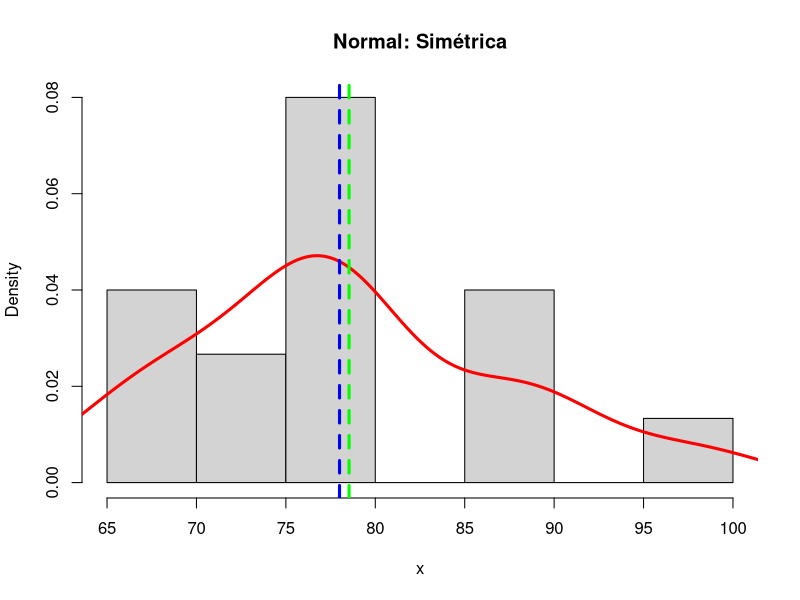
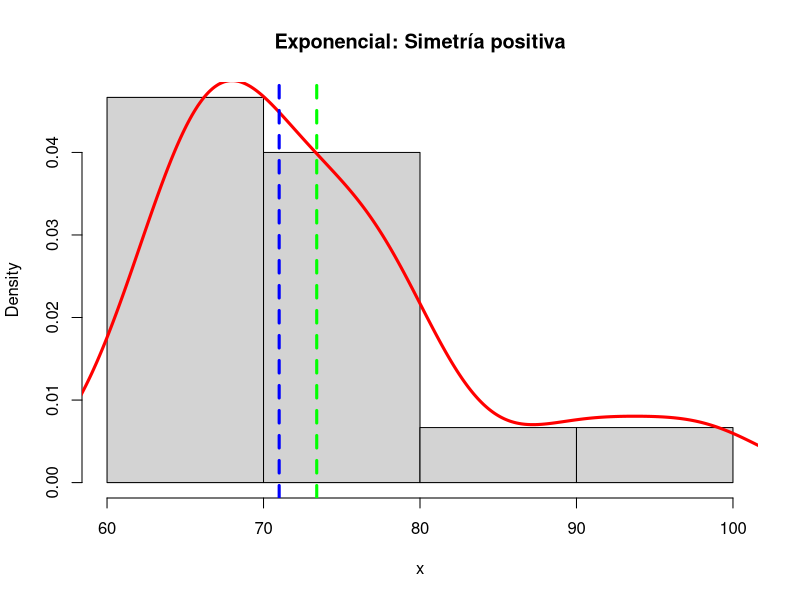
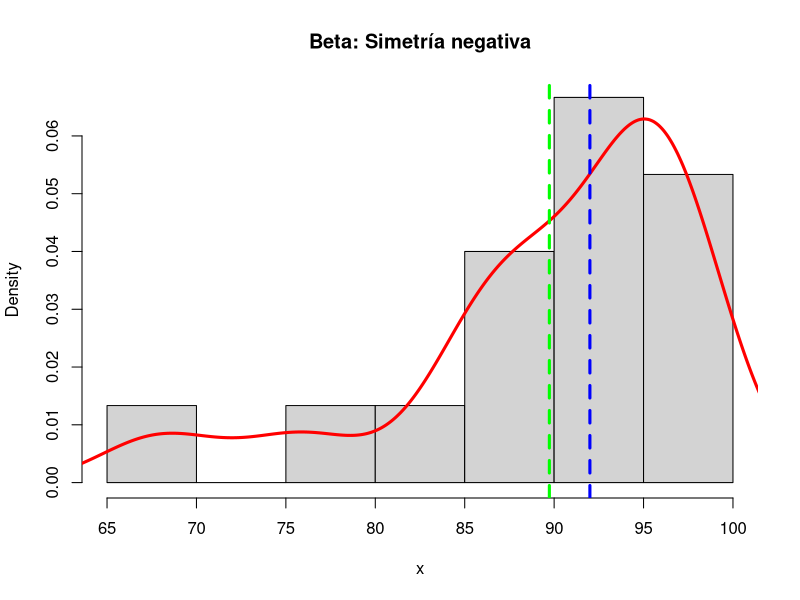
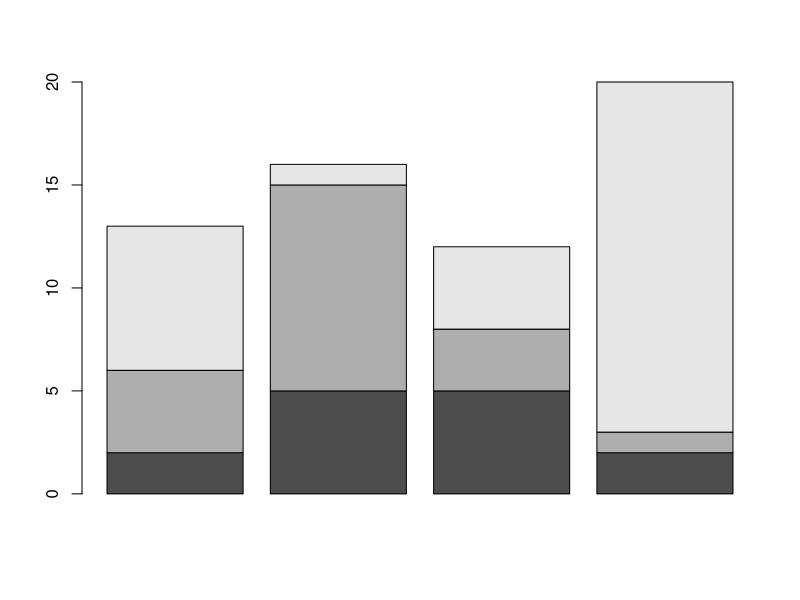
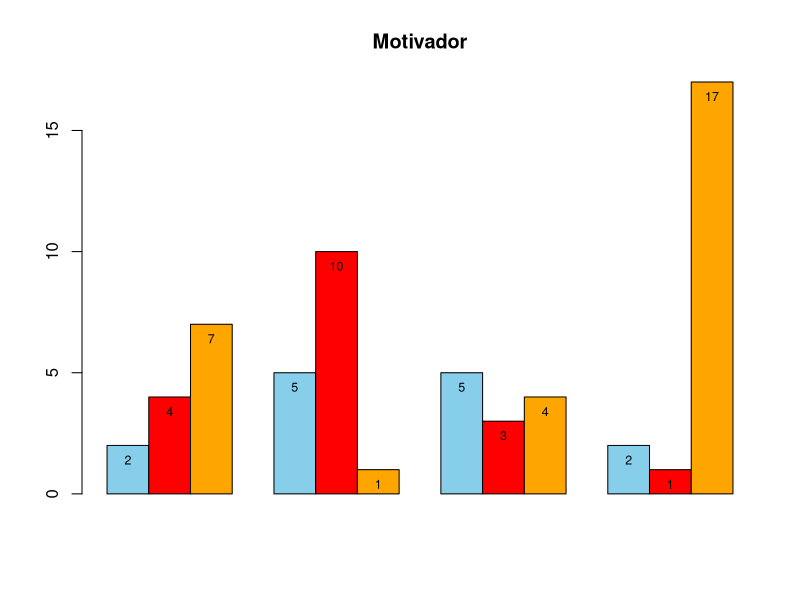
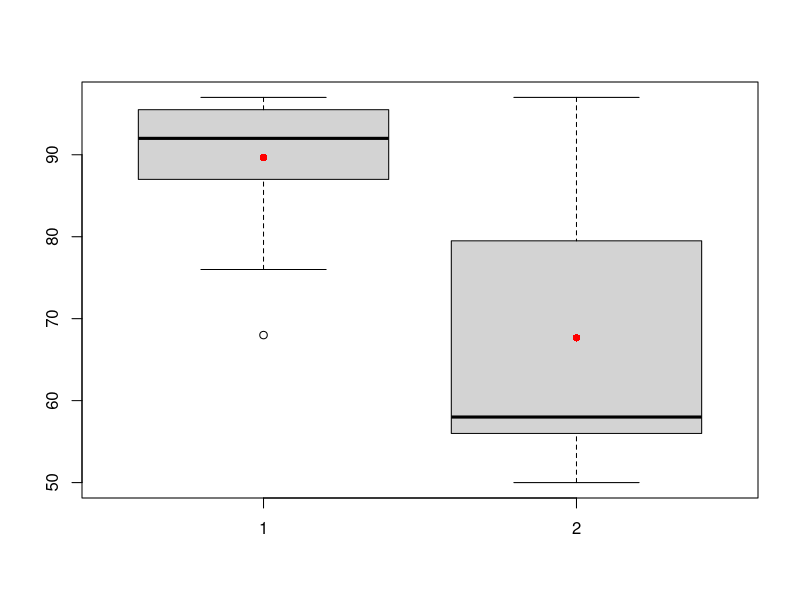
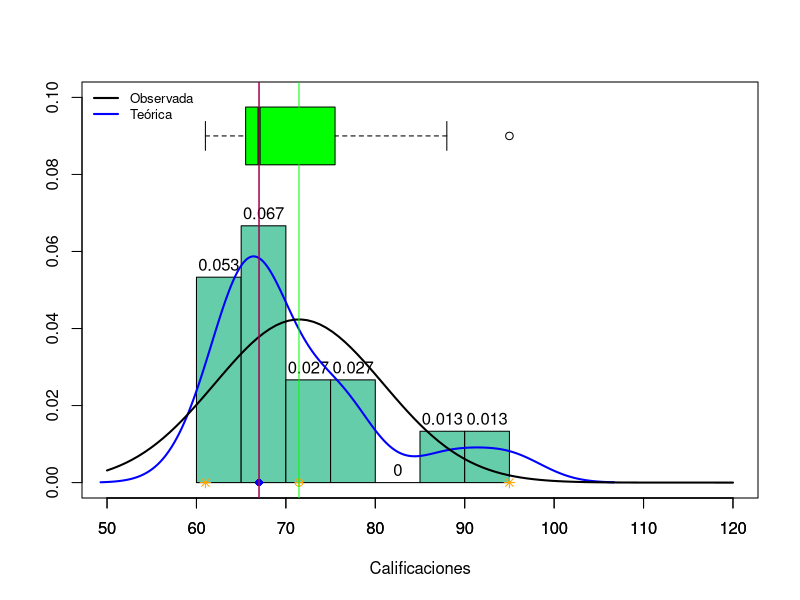
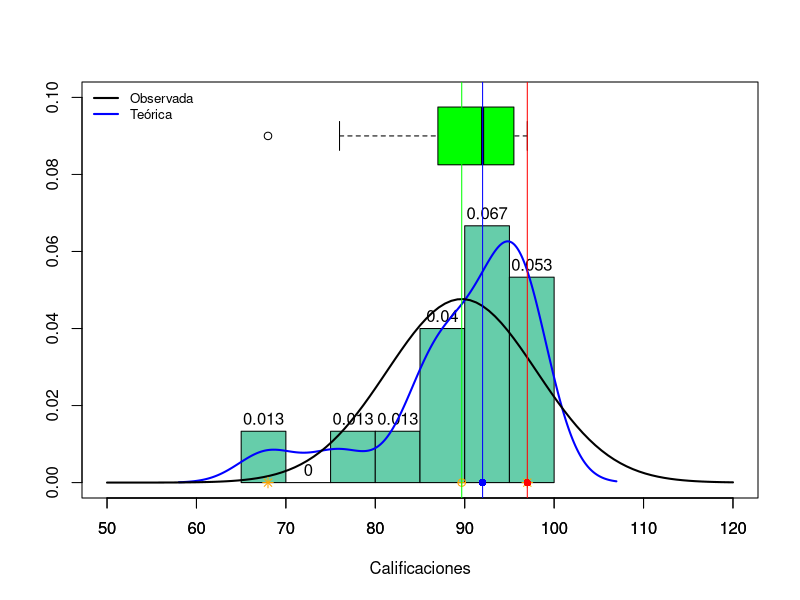

Reproduce these figures in R, in order.
## ---- chunk 1
set.seed(5)

# normal
# x = rnorm(1000, 0,1)  
 x = c(65, 67, 70, 77, 78, 78, 80, 76, 71, 75, 87, 78, 88, 90, 98)
 print(sum((x-mean(x))^3)/((length(x)-1)*sd(x)^3))
 print(mean(x))
hist(x, main="Normal: Simétrica", freq=FALSE)
lines(density(x), col='red', lwd=3)
abline(v = c(mean(x),median(x)),  col=c("green", "blue"), lty=c(2,2), lwd=c(3, 3))
## ---- chunk 2
set.seed(5)
# exponential
# x = rexp(1000,1)
x = c(65, 67, 72, 77, 66, 78, 62, 66, 71, 75, 68, 78, 68, 90, 98)
hist(x, main="Exponencial: Simetría positiva", freq=FALSE)
lines(density(x), col='red', lwd=3)
abline(v = c(mean(x),median(x)),  col=c("green", "blue"), lty=c(2,2), lwd=c(3, 3))
print(sum((x-mean(x))^3)/((length(x)-1)*sd(x)^3))
## ---- chunk 3
set.seed(5)
# beta
# x= rbeta(10000,5,2)
x = c(88, 95, 92, 97, 96, 97, 95, 86, 91, 95, 97, 88, 85, 76, 68)
hist(x,  breaks = "Sturges", main="Beta: Simetría negativa", freq=FALSE)
lines(density(x), col='red', lwd=3)
abline(v = c(mean(x),median(x)),  col=c("green", "blue"), lty=c(2,2), lwd=c(3, 3))
print(sum((x-mean(x))^3)/((length(x)-1)*sd(x)^3))
## ---- chunk 4
A <- matrix(c(2, 4, 7, 5, 10, 1, 5, 3, 4, 2, 1, 17), ncol = 4)
barplot(A)
data2 = c(88, 95, 92, 97, 96, 97, 94, 86, 91, 95, 97, 88, 85, 76, 68)
data3 = c(60, 95, 50, 97, 56, 57, 54, 56, 71, 55, 57, 88, 65, 96, 58)

q1<-barplot(A, main="Motivador", horiz=F,  beside=TRUE, col=c("skyblue","red","orange"), legend = rownames(A),legend.text = rownames(A))
text(q1, A-1.2, labels = A, pos = 3, cex = .75)
boxplot(data2,data3)
medias <- c(mean(data2),mean(data3))
points(medias,pch=16,col="red")
## ---- chunk 5
intervalos <- seq(from = 0, to = 120, by = 10) 
data = c(88, 65, 67, 67, 76, 77, 64, 71, 61, 95, 67, 75, 65, 66, 68)
hist(data,  breaks = "Sturges",freq =
       F, ylim = c(0, 0.1), xlim = c(50, 120),main='', xlab='Calificaciones', ylab = NULL, col = "aquamarine3",border = "black", labels = TRUE)
boxplot(data, horizontal=TRUE,boxwex=0.03, at=0.09,  add=TRUE, axes=TRUE,col=c("GREEN","red","red"))
medias <- c(mean(data)) 
points(medias,pch=16,col="blue")
lines(density(data), ylim = c(0, 1),xlim = c(3, 120), lwd = 2,col="blue")
curve(dnorm(x, mean(data), sd(data)), lwd = 2, col = "black", add = T)
legend("topleft", c("Observada", "Teórica"),lty = 1, lwd = 2, col = c("black", "blue"), bty = "n", cex = 0.8)
getmode <- function(v) {
 uniqv <- unique(v)
 uniqv[which.max(tabulate(match(v, uniqv)))]
}
mode <- getmode(data)
#print(length(data))
#print(3.322+log(length(data)))
cat("Media:",mean(data))
cat("Mediana:",median(data))
cat("Moda:",mode)
cat("Quartiles:",quantile(data))
v=0.0
points(min(data),v,pch=8,col="orange")
points(max(data),v,pch=8,col="orange")
points(mode,v,pch=16,col="red")#moda
points(mean(data),v,pch=10, col='orange')#media
points(median(data),v,pch=16,col="blue")#mediana
abline(v=mean(data), col="green")
abline(v=median(data), col="blue")
abline(v=mode, col="red")
## ---- chunk 6
intervalos <- seq(from = 0, to = 120, by = 10) 
data = c(88, 95, 92, 97, 96, 97, 94, 86, 91, 95, 97, 88, 85, 76, 68)
hist(data,  breaks = "Sturges",freq = F, ylim = c(0, 0.1), xlim = c(50, 120),main='', xlab='Calificaciones', ylab = NULL, col = "aquamarine3",border = "black", labels = TRUE)
boxplot(data, horizontal=TRUE,boxwex=0.03, at=0.09,  add=TRUE, axes=TRUE,col=c("GREEN","red","red"))
medias <- c(mean(data)) 
points(medias,pch=16,col="blue")
lines(density(data), ylim = c(0, 1),xlim = c(3, 120), lwd = 2,col="blue")
curve(dnorm(x, mean(data), sd(data)), lwd = 2, col = "black", add = T)
legend("topleft", c("Observada", "Teórica"),lty = 1, lwd = 2, col = c("black", "blue"), bty = "n", cex = 0.8)
getmode <- function(v) {
 uniqv <- unique(v)
 uniqv[which.max(tabulate(match(v, uniqv)))]
}
mode <- getmode(data)
#print(length(data))
#print(3.322+log(length(data)))
cat("Media:",mean(data))
cat("Mediana:",median(data))
cat("Moda:",mode)
cat("Quartiles:",quantile(data))
v=0.0
points(min(data),v,pch=8,col="orange")
points(max(data),v,pch=8,col="orange")
points(mode,v,pch=16,col="red")#moda
points(mean(data),v,pch=10, col='orange')#media
points(median(data),v,pch=16,col="blue")#mediana
abline(v=mean(data), col="green")
abline(v=median(data), col="blue")
abline(v=mode, col="red")
## ---- chunk 7
intervalos <- seq(from = 0, to = 120, by = 10) 
data = c(65, 67, 70, 77, 78, 78, 80, 76, 71, 75, 87, 78, 88, 90, 98)
hist(data,  breaks = "Sturges",freq = F, ylim = c(0, 0.1), xlim = c(50, 120),main='', xlab='Calificaciones', ylab = NULL, col = "aquamarine3",border = "black", labels = TRUE)
boxplot(data, horizontal=TRUE,boxwex=0.03, at=0.09,  add=TRUE, axes=TRUE,col=c("GREEN","red","red"))
medias <- c(mean(data)) 
points(medias,pch=16,col="blue")
lines(density(data), ylim = c(0, 1),xlim = c(3, 120), lwd = 2,col="blue")
curve(dnorm(x, mean(data), sd(data)), lwd = 2, col = "black", add = T)
legend("topleft", c("Observada", "Teórica"),lty = 1, lwd = 2, col = c("black", "blue"), bty = "n", cex = 0.8)
getmode <- function(v) {
 uniqv <- unique(v)
 uniqv[which.max(tabulate(match(v, uniqv)))]
}
mode <- getmode(data)
#print(length(data))
#print(3.322+log(length(data)))
cat("Media:",mean(data))
cat("Mediana:",median(data))
cat("Moda:",mode)
cat("Quartiles:",quantile(data))
v=0.0
points(min(data),v,pch=8,col="orange")
points(max(data),v,pch=8,col="orange")
points(mode,v,pch=16,col="red")#moda
points(mean(data),v,pch=10, col='orange')#media
points(median(data),v,pch=16,col="blue")#mediana
abline(v=mean(data), col="green")
abline(v=median(data), col="blue")
abline(v=mode, col="red")
